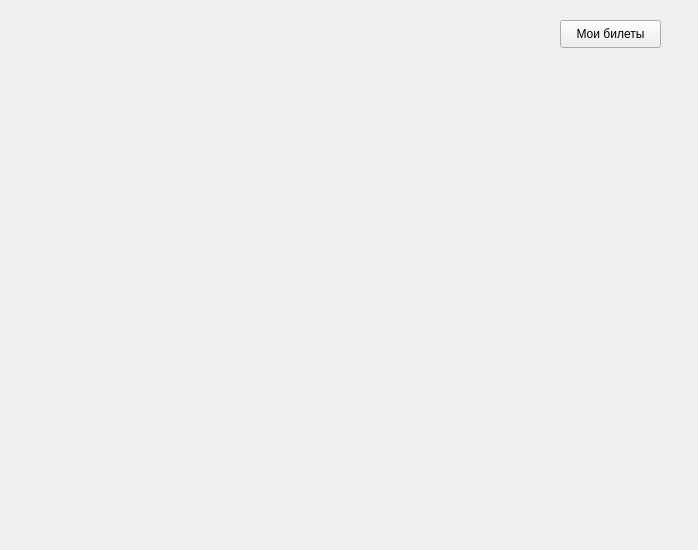
<?xml version="1.0" encoding="UTF-8"?>
<ui version="4.0">
 <class>PrinterPage</class>
 <widget class="QWidget" name="PrinterPage">
  <property name="geometry">
   <rect>
    <x>0</x>
    <y>0</y>
    <width>698</width>
    <height>550</height>
   </rect>
  </property>
  <property name="windowTitle">
   <string>Принтер</string>
  </property>
  <widget class="QPushButton" name="cartButton">
   <property name="geometry">
    <rect>
     <x>560</x>
     <y>20</y>
     <width>101</width>
     <height>28</height>
    </rect>
   </property>
   <property name="text">
    <string>Мои билеты</string>
   </property>
  </widget>
  <widget class="QLabel" name="printerfon">
   <property name="geometry">
    <rect>
     <x>-20</x>
     <y>0</y>
     <width>721</width>
     <height>71</height>
    </rect>
   </property>
   <property name="text">
    <string/>
   </property>
  </widget>
  <widget class="QLabel" name="printerfon2">
   <property name="geometry">
    <rect>
     <x>-10</x>
     <y>460</y>
     <width>721</width>
     <height>101</height>
    </rect>
   </property>
   <property name="text">
    <string/>
   </property>
  </widget>
  <widget class="QWidget" name="formLayoutWidget">
   <property name="geometry">
    <rect>
     <x>30</x>
     <y>80</y>
     <width>637</width>
     <height>377</height>
    </rect>
   </property>
   <layout class="QFormLayout" name="formLayout"/>
  </widget>
  <zorder>printerfon</zorder>
  <zorder>cartButton</zorder>
  <zorder>printerfon2</zorder>
  <zorder>formLayoutWidget</zorder>
 </widget>
 <resources/>
 <connections/>
</ui>
